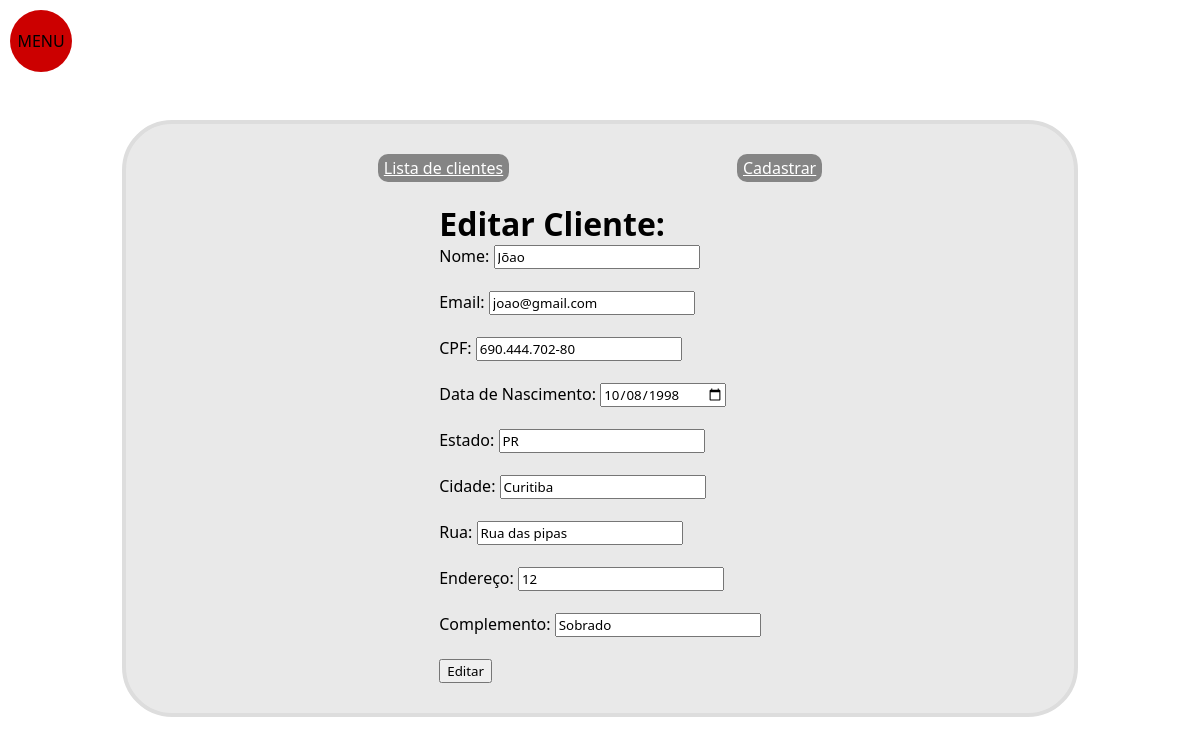
The app's page /painel/clientes_op.php?id=8 (signed in) with its own data.
### tables this page shows
CREATE TABLE `clientes` (
  `id` int(11) NOT NULL,
  `nome` varchar(120) NOT NULL,
  `email` varchar(260) NOT NULL,
  `cpf` varchar(14) NOT NULL,
  `data_de_nascimento` date NOT NULL,
  `cidade` varchar(50) NOT NULL,
  `estado` varchar(2) NOT NULL,
  `rua` varchar(100) NOT NULL,
  `endereco` int(5) NOT NULL,
  `complemento` varchar(30) NOT NULL
);

### painel/clientes_op.php (the view, shortened to what this page needs)
<?php
include_once("lib/includes.php");
include_once("header.php");
$operacao = "Cadastrar";
if (isset($_GET['id'])) {
    $atual = $_GET['id'];
    $query = "SELECT * FROM clientes WHERE id = $atual";
    $result = $mysqli->query($query);
    $atual = $result->fetch_assoc();
    $operacao = "Editar";
}
?>
<main>
    <div class="central">
        <div class="menu">
            <a href="clientes.php" class="padrao">Lista de clientes</a>
            <a href="clientes_op.php" class="padrao" style="<?= ($operacao == "Cadastrar") ? "background-color:#333;" : ""; ?>">Cadastrar</a>
        </div>
        <div class="conteudo">
            <div class="infos">
                <div class="alinhar-form-publicar">
                    <h1><?= $operacao ?> Cliente:</h1>
                    <form method="POST" enctype="multipart/form-data" id="form-publicar">
                        <?php
                        if ($operacao == "Editar" || $operacao == "Cadastrar") {
                        ?>
                            <label>Nome:</label>
                            <input type="text" maxlength="120" name="nome" class="form-control" placeholder="Nome" value="<?= $atual["nome"] ?? '' ?>" required/><br><br>
                            <label>Email:</label>
                            <input type="text" maxlength="260" name="email" class="form-control" placeholder="Email" value="<?= $atual["email"] ?? '' ?>" required/><br><br>
                            <label>CPF:</label>
                            <input type="text" maxlength="14" name="cpf" class="form-control" placeholder="CPF" value="<?= $atual["cpf"] ?? '' ?>" required inputmode="numeric" pattern="\d{3}\.\d{3}\.\d{3}-\d{2}" id="js_cpf"/><br><br>
                            <label>Data de Nascimento:</label>
                            <input type="date" name="data_de_nascimento" class="form-control" placeholder="Data de Nascimento" value="<?= $atual["data_de_nascimento"] ?? '' ?>" required/><br><br>
                            <label>Estado:</label>
                            <input type="text" maxlength="2" name="estado" class="form-control" placeholder="Estado" value="<?= $atual["estado"] ?? '' ?>" required/><br><br>
                            <label>Cidade:</label>
                            <input type="text" maxlength="50" name="cidade" class="form-control" placeholder="Cidade" value="<?= $atual["cidade"] ?? '' ?>" required/><br><br>
                            <label>Rua:</label>
                            <input type="text" maxlength="100" name="rua" class="form-control" placeholder="Rua" value="<?= $atual["rua"] ?? '' ?>" required/><br><br>
                            <label>Endereço:</label>
                            <input type="number" name="endereco" class="form-control" placeholder="Endereço" value="<?= $atual["endereco"] ?? '' ?>" required/><br><br>
                            <label>Complemento:</label>
                            <input type="text" maxlength="30" name="complemento" class="form-control" placeholder="Complemento" value="<?= $atual["complemento"] ?? '' ?>" required/><br><br>
                        <?php
                        } else {
                        ?>
                            <p>Deseja excluir permanentemente o cliente <?= $atual["nome"] ?> com id <?= $atual["id"] ?>??</p>
                            <input type="hidden" name="excluir" value="<?= $operacao ?>" />
                        <?php
                        }
                        ?>
                        <div class="alinhar-btn-publicar">
                            <input type="submit" value="<?= $operacao ?>" class="btn-editarp" />
                        </div>
                    </form>
                </div>
            </div>
        </div>
    </div>
</main>
<?php
include_once("footer.php");
?>

### css/colors.css (style rules this page uses)
:root { --branco: #fff; --preto: #272727; --vermelho: #cc0000; }

### painel/css/stylesheet.css (style rules this page uses)
* { margin: 0; font-family: 'Segoe UI', Tahoma, Geneva, Verdana, sans-serif; max-width: 100%; }
main { width: 100%; min-height: 70vh; padding: 15vh 0; display: flex; flex-direction: column; align-items: center; gap: 30px; }
.central { width: 92%; max-width: 900px; background: #e9e9e9; border: 4px solid #ddd; padding: 30px 2%; border-radius: 50px; gap: 20px; display: flex; flex-wrap: wrap; justify-content: space-between; }
.central .menu { width: 100%; display: flex; justify-content: space-evenly; align-items: flex-end; }
.central .menu .padrao { padding: 3px 6px; background: #858585; color: #fff; border-radius: 10px; }
.central .conteudo { width: 100%; display: flex; justify-content: center; align-items: center; flex-wrap: wrap; overflow: auto; }

### records on screen
clientes: nome "Jõao", email "joao@gmail.com", cpf "690.444.702-80", data_de_nascimento "10/08/1998", estado "PR", cidade "Curitiba", rua "Rua das pipas", endereco "12", complemento "Sobrado"

### other values on screen
$operacao "Editar"
